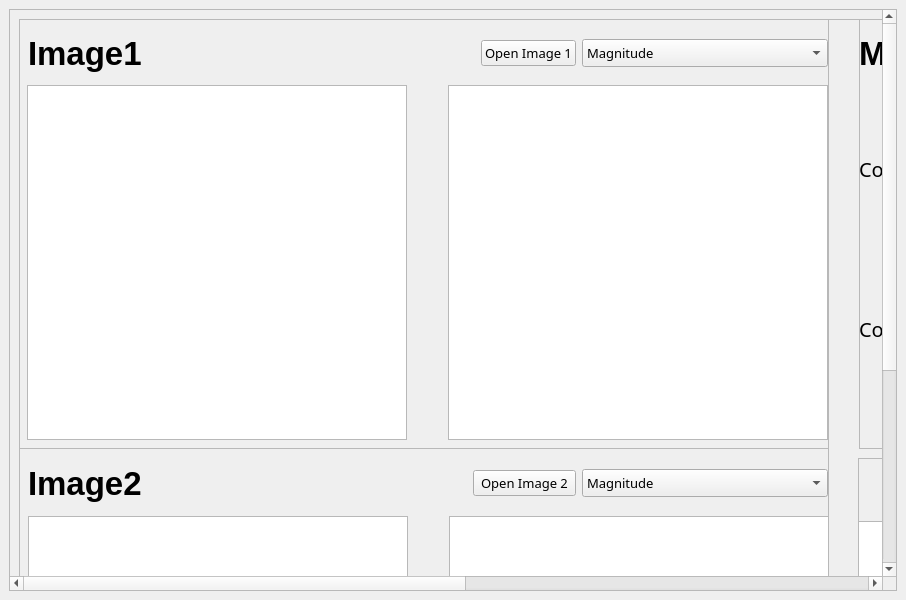
<?xml version="1.0" encoding="UTF-8"?>
<ui version="4.0">
 <class>MainWindow</class>
 <widget class="QMainWindow" name="MainWindow">
  <property name="geometry">
   <rect>
    <x>0</x>
    <y>0</y>
    <width>906</width>
    <height>600</height>
   </rect>
  </property>
  <property name="windowTitle">
   <string>MainWindow</string>
  </property>
  <widget class="QWidget" name="centralwidget">
   <layout class="QVBoxLayout" name="verticalLayout_8">
    <item>
     <widget class="QScrollArea" name="scrollArea">
      <property name="widgetResizable">
       <bool>true</bool>
      </property>
      <widget class="QWidget" name="scrollAreaWidgetContents_3">
       <property name="geometry">
        <rect>
         <x>0</x>
         <y>-315</y>
         <width>1668</width>
         <height>878</height>
        </rect>
       </property>
       <layout class="QVBoxLayout" name="verticalLayout_7">
        <item>
         <widget class="QFrame" name="frame">
          <property name="minimumSize">
           <size>
            <width>1650</width>
            <height>860</height>
           </size>
          </property>
          <property name="frameShape">
           <enum>QFrame::StyledPanel</enum>
          </property>
          <property name="frameShadow">
           <enum>QFrame::Raised</enum>
          </property>
          <widget class="QFrame" name="frame_15">
           <property name="geometry">
            <rect>
             <x>-1</x>
             <y>-1</y>
             <width>811</width>
             <height>431</height>
            </rect>
           </property>
           <property name="frameShape">
            <enum>QFrame::StyledPanel</enum>
           </property>
           <property name="frameShadow">
            <enum>QFrame::Raised</enum>
           </property>
           <widget class="QWidget" name="horizontalLayoutWidget_21">
            <property name="geometry">
             <rect>
              <x>9</x>
              <y>59</y>
              <width>801</width>
              <height>371</height>
             </rect>
            </property>
            <layout class="QHBoxLayout" name="horizontalLayout_21">
             <item>
              <widget class="PlotWidget" name="original_5">
               <property name="sizePolicy">
                <sizepolicy hsizetype="Fixed" vsizetype="Fixed">
                 <horstretch>0</horstretch>
                 <verstretch>0</verstretch>
                </sizepolicy>
               </property>
               <property name="minimumSize">
                <size>
                 <width>380</width>
                 <height>355</height>
                </size>
               </property>
              </widget>
             </item>
             <item>
              <spacer name="horizontalSpacer_31">
               <property name="orientation">
                <enum>Qt::Horizontal</enum>
               </property>
               <property name="sizeType">
                <enum>QSizePolicy::MinimumExpanding</enum>
               </property>
               <property name="sizeHint" stdset="0">
                <size>
                 <width>20</width>
                 <height>20</height>
                </size>
               </property>
              </spacer>
             </item>
             <item>
              <widget class="PlotWidget" name="components_p1_3">
               <property name="sizePolicy">
                <sizepolicy hsizetype="Fixed" vsizetype="Fixed">
                 <horstretch>0</horstretch>
                 <verstretch>0</verstretch>
                </sizepolicy>
               </property>
               <property name="minimumSize">
                <size>
                 <width>380</width>
                 <height>355</height>
                </size>
               </property>
              </widget>
             </item>
            </layout>
           </widget>
           <widget class="QWidget" name="horizontalLayoutWidget_22">
            <property name="geometry">
             <rect>
              <x>10</x>
              <y>10</y>
              <width>801</width>
              <height>51</height>
             </rect>
            </property>
            <layout class="QHBoxLayout" name="horizontalLayout_22">
             <item>
              <widget class="QLabel" name="label_Image2_5">
               <property name="font">
                <font>
                 <family>MS UI Gothic</family>
                 <pointsize>25</pointsize>
                 <weight>75</weight>
                 <italic>false</italic>
                 <bold>true</bold>
                 <strikeout>false</strikeout>
                 <kerning>true</kerning>
                </font>
               </property>
               <property name="text">
                <string>Image1</string>
               </property>
              </widget>
             </item>
             <item>
              <spacer name="horizontalSpacer_32">
               <property name="orientation">
                <enum>Qt::Horizontal</enum>
               </property>
               <property name="sizeType">
                <enum>QSizePolicy::MinimumExpanding</enum>
               </property>
               <property name="sizeHint" stdset="0">
                <size>
                 <width>40</width>
                 <height>20</height>
                </size>
               </property>
              </spacer>
             </item>
             <item>
              <widget class="QPushButton" name="btn_open1_3">
               <property name="sizePolicy">
                <sizepolicy hsizetype="Fixed" vsizetype="Fixed">
                 <horstretch>0</horstretch>
                 <verstretch>0</verstretch>
                </sizepolicy>
               </property>
               <property name="minimumSize">
                <size>
                 <width>80</width>
                 <height>0</height>
                </size>
               </property>
               <property name="font">
                <font>
                 <family>Rockwell</family>
                 <pointsize>10</pointsize>
                </font>
               </property>
               <property name="text">
                <string>Open Image 1</string>
               </property>
              </widget>
             </item>
             <item>
              <widget class="QComboBox" name="comboBox_components1_3">
               <property name="sizePolicy">
                <sizepolicy hsizetype="Fixed" vsizetype="Fixed">
                 <horstretch>0</horstretch>
                 <verstretch>0</verstretch>
                </sizepolicy>
               </property>
               <property name="minimumSize">
                <size>
                 <width>246</width>
                 <height>28</height>
                </size>
               </property>
               <property name="font">
                <font>
                 <family>Rockwell</family>
                 <pointsize>10</pointsize>
                </font>
               </property>
               <item>
                <property name="text">
                 <string>Magnitude</string>
                </property>
               </item>
               <item>
                <property name="text">
                 <string>Phase</string>
                </property>
               </item>
               <item>
                <property name="text">
                 <string>Real</string>
                </property>
               </item>
               <item>
                <property name="text">
                 <string>Imaginary</string>
                </property>
               </item>
              </widget>
             </item>
             <item>
              <spacer name="horizontalSpacer_33">
               <property name="orientation">
                <enum>Qt::Horizontal</enum>
               </property>
               <property name="sizeType">
                <enum>QSizePolicy::Fixed</enum>
               </property>
               <property name="sizeHint" stdset="0">
                <size>
                 <width>1</width>
                 <height>20</height>
                </size>
               </property>
              </spacer>
             </item>
            </layout>
           </widget>
          </widget>
          <widget class="QFrame" name="frame_25">
           <property name="geometry">
            <rect>
             <x>840</x>
             <y>-1</y>
             <width>801</width>
             <height>431</height>
            </rect>
           </property>
           <property name="frameShape">
            <enum>QFrame::StyledPanel</enum>
           </property>
           <property name="frameShadow">
            <enum>QFrame::Raised</enum>
           </property>
           <widget class="QWidget" name="horizontalLayoutWidget_23">
            <property name="geometry">
             <rect>
              <x>0</x>
              <y>10</y>
              <width>801</width>
              <height>51</height>
             </rect>
            </property>
            <layout class="QHBoxLayout" name="horizontalLayout_23">
             <item>
              <widget class="QLabel" name="label_Mixer_3">
               <property name="font">
                <font>
                 <family>MS UI Gothic</family>
                 <pointsize>25</pointsize>
                 <weight>75</weight>
                 <italic>false</italic>
                 <bold>true</bold>
                 <strikeout>false</strikeout>
                 <kerning>true</kerning>
                </font>
               </property>
               <property name="text">
                <string>Mixer Output to :</string>
               </property>
              </widget>
             </item>
             <item>
              <spacer name="horizontalSpacer_34">
               <property name="orientation">
                <enum>Qt::Horizontal</enum>
               </property>
               <property name="sizeType">
                <enum>QSizePolicy::MinimumExpanding</enum>
               </property>
               <property name="sizeHint" stdset="0">
                <size>
                 <width>40</width>
                 <height>20</height>
                </size>
               </property>
              </spacer>
             </item>
             <item>
              <widget class="QComboBox" name="comboBox_outputs_3">
               <property name="sizePolicy">
                <sizepolicy hsizetype="Fixed" vsizetype="Fixed">
                 <horstretch>0</horstretch>
                 <verstretch>0</verstretch>
                </sizepolicy>
               </property>
               <property name="minimumSize">
                <size>
                 <width>270</width>
                 <height>28</height>
                </size>
               </property>
               <property name="font">
                <font>
                 <family>Rockwell</family>
                 <pointsize>10</pointsize>
                </font>
               </property>
               <item>
                <property name="text">
                 <string>Output1</string>
                </property>
               </item>
               <item>
                <property name="text">
                 <string>Output2</string>
                </property>
               </item>
              </widget>
             </item>
             <item>
              <spacer name="horizontalSpacer_35">
               <property name="orientation">
                <enum>Qt::Horizontal</enum>
               </property>
               <property name="sizeType">
                <enum>QSizePolicy::Fixed</enum>
               </property>
               <property name="sizeHint" stdset="0">
                <size>
                 <width>1</width>
                 <height>20</height>
                </size>
               </property>
              </spacer>
             </item>
            </layout>
           </widget>
           <widget class="QWidget" name="horizontalLayoutWidget_24">
            <property name="geometry">
             <rect>
              <x>0</x>
              <y>130</y>
              <width>801</width>
              <height>41</height>
             </rect>
            </property>
            <layout class="QHBoxLayout" name="horizontalLayout_24">
             <item>
              <widget class="QLabel" name="label_5">
               <property name="font">
                <font>
                 <family>Rockwell</family>
                 <pointsize>15</pointsize>
                </font>
               </property>
               <property name="text">
                <string>Component 1:</string>
               </property>
              </widget>
             </item>
             <item>
              <spacer name="horizontalSpacer_36">
               <property name="orientation">
                <enum>Qt::Horizontal</enum>
               </property>
               <property name="sizeType">
                <enum>QSizePolicy::Fixed</enum>
               </property>
               <property name="sizeHint" stdset="0">
                <size>
                 <width>20</width>
                 <height>20</height>
                </size>
               </property>
              </spacer>
             </item>
             <item>
              <widget class="QComboBox" name="Img_compo1_3">
               <property name="sizePolicy">
                <sizepolicy hsizetype="Fixed" vsizetype="Fixed">
                 <horstretch>0</horstretch>
                 <verstretch>0</verstretch>
                </sizepolicy>
               </property>
               <property name="minimumSize">
                <size>
                 <width>125</width>
                 <height>0</height>
                </size>
               </property>
               <property name="font">
                <font>
                 <family>Rockwell</family>
                 <pointsize>10</pointsize>
                </font>
               </property>
               <item>
                <property name="text">
                 <string>Image1</string>
                </property>
               </item>
               <item>
                <property name="text">
                 <string>Image2</string>
                </property>
               </item>
              </widget>
             </item>
             <item>
              <spacer name="horizontalSpacer_37">
               <property name="orientation">
                <enum>Qt::Horizontal</enum>
               </property>
               <property name="sizeType">
                <enum>QSizePolicy::Fixed</enum>
               </property>
               <property name="sizeHint" stdset="0">
                <size>
                 <width>60</width>
                 <height>20</height>
                </size>
               </property>
              </spacer>
             </item>
             <item>
              <widget class="QSlider" name="slider1_3">
               <property name="orientation">
                <enum>Qt::Horizontal</enum>
               </property>
              </widget>
             </item>
             <item>
              <widget class="QLabel" name="slider1_text_3">
               <property name="text">
                <string>TextLabel</string>
               </property>
              </widget>
             </item>
            </layout>
           </widget>
           <widget class="QWidget" name="horizontalLayoutWidget_25">
            <property name="geometry">
             <rect>
              <x>0</x>
              <y>170</y>
              <width>801</width>
              <height>51</height>
             </rect>
            </property>
            <layout class="QHBoxLayout" name="horizontalLayout_25">
             <item>
              <spacer name="horizontalSpacer_38">
               <property name="orientation">
                <enum>Qt::Horizontal</enum>
               </property>
               <property name="sizeType">
                <enum>QSizePolicy::Fixed</enum>
               </property>
               <property name="sizeHint" stdset="0">
                <size>
                 <width>190</width>
                 <height>20</height>
                </size>
               </property>
              </spacer>
             </item>
             <item>
              <widget class="QComboBox" name="Mixer_components1_3">
               <property name="sizePolicy">
                <sizepolicy hsizetype="Preferred" vsizetype="Fixed">
                 <horstretch>0</horstretch>
                 <verstretch>0</verstretch>
                </sizepolicy>
               </property>
               <property name="minimumSize">
                <size>
                 <width>252</width>
                 <height>28</height>
                </size>
               </property>
               <property name="font">
                <font>
                 <family>Rockwell</family>
                 <pointsize>10</pointsize>
                </font>
               </property>
               <property name="layoutDirection">
                <enum>Qt::LeftToRight</enum>
               </property>
               <property name="autoFillBackground">
                <bool>false</bool>
               </property>
               <item>
                <property name="text">
                 <string>Magnitude</string>
                </property>
               </item>
               <item>
                <property name="text">
                 <string>Phase</string>
                </property>
               </item>
               <item>
                <property name="text">
                 <string>Real</string>
                </property>
               </item>
               <item>
                <property name="text">
                 <string>Imaginary</string>
                </property>
               </item>
               <item>
                <property name="text">
                 <string>Uni Mag</string>
                </property>
               </item>
               <item>
                <property name="text">
                 <string>Uni Phase</string>
                </property>
               </item>
              </widget>
             </item>
            </layout>
           </widget>
           <widget class="QWidget" name="horizontalLayoutWidget_26">
            <property name="geometry">
             <rect>
              <x>0</x>
              <y>290</y>
              <width>801</width>
              <height>41</height>
             </rect>
            </property>
            <layout class="QHBoxLayout" name="horizontalLayout_26">
             <item>
              <widget class="QLabel" name="label_6">
               <property name="font">
                <font>
                 <family>Rockwell</family>
                 <pointsize>15</pointsize>
                </font>
               </property>
               <property name="text">
                <string>Component 2:</string>
               </property>
              </widget>
             </item>
             <item>
              <spacer name="horizontalSpacer_39">
               <property name="orientation">
                <enum>Qt::Horizontal</enum>
               </property>
               <property name="sizeType">
                <enum>QSizePolicy::Fixed</enum>
               </property>
               <property name="sizeHint" stdset="0">
                <size>
                 <width>20</width>
                 <height>20</height>
                </size>
               </property>
              </spacer>
             </item>
             <item>
              <widget class="QComboBox" name="Img_compo2_3">
               <property name="sizePolicy">
                <sizepolicy hsizetype="Fixed" vsizetype="Fixed">
                 <horstretch>0</horstretch>
                 <verstretch>0</verstretch>
                </sizepolicy>
               </property>
               <property name="minimumSize">
                <size>
                 <width>125</width>
                 <height>0</height>
                </size>
               </property>
               <property name="font">
                <font>
                 <family>Rockwell</family>
                 <pointsize>10</pointsize>
                </font>
               </property>
               <item>
                <property name="text">
                 <string>Image1</string>
                </property>
               </item>
               <item>
                <property name="text">
                 <string>Image2</string>
                </property>
               </item>
              </widget>
             </item>
             <item>
              <spacer name="horizontalSpacer_40">
               <property name="orientation">
                <enum>Qt::Horizontal</enum>
               </property>
               <property name="sizeType">
                <enum>QSizePolicy::Fixed</enum>
               </property>
               <property name="sizeHint" stdset="0">
                <size>
                 <width>60</width>
                 <height>20</height>
                </size>
               </property>
              </spacer>
             </item>
             <item>
              <widget class="QSlider" name="slider2_3">
               <property name="orientation">
                <enum>Qt::Horizontal</enum>
               </property>
              </widget>
             </item>
             <item>
              <widget class="QLabel" name="slider2_text_3">
               <property name="text">
                <string>TextLabel</string>
               </property>
              </widget>
             </item>
            </layout>
           </widget>
           <widget class="QWidget" name="horizontalLayoutWidget_27">
            <property name="geometry">
             <rect>
              <x>0</x>
              <y>330</y>
              <width>801</width>
              <height>51</height>
             </rect>
            </property>
            <layout class="QHBoxLayout" name="horizontalLayout_27">
             <item>
              <spacer name="horizontalSpacer_41">
               <property name="orientation">
                <enum>Qt::Horizontal</enum>
               </property>
               <property name="sizeType">
                <enum>QSizePolicy::Fixed</enum>
               </property>
               <property name="sizeHint" stdset="0">
                <size>
                 <width>190</width>
                 <height>20</height>
                </size>
               </property>
              </spacer>
             </item>
             <item>
              <widget class="QComboBox" name="Mixer_components2_3">
               <property name="sizePolicy">
                <sizepolicy hsizetype="Preferred" vsizetype="Fixed">
                 <horstretch>0</horstretch>
                 <verstretch>0</verstretch>
                </sizepolicy>
               </property>
               <property name="minimumSize">
                <size>
                 <width>252</width>
                 <height>28</height>
                </size>
               </property>
               <property name="font">
                <font>
                 <family>Rockwell</family>
                 <pointsize>10</pointsize>
                </font>
               </property>
               <property name="layoutDirection">
                <enum>Qt::LeftToRight</enum>
               </property>
               <property name="autoFillBackground">
                <bool>false</bool>
               </property>
               <item>
                <property name="text">
                 <string>Magnitude</string>
                </property>
               </item>
               <item>
                <property name="text">
                 <string>Phase</string>
                </property>
               </item>
               <item>
                <property name="text">
                 <string>Real</string>
                </property>
               </item>
               <item>
                <property name="text">
                 <string>Imaginary</string>
                </property>
               </item>
               <item>
                <property name="text">
                 <string>Uni Mag</string>
                </property>
               </item>
               <item>
                <property name="text">
                 <string>Uni Phase</string>
                </property>
               </item>
              </widget>
             </item>
            </layout>
           </widget>
          </widget>
          <widget class="QFrame" name="frame_16">
           <property name="geometry">
            <rect>
             <x>-1</x>
             <y>429</y>
             <width>811</width>
             <height>441</height>
            </rect>
           </property>
           <property name="frameShape">
            <enum>QFrame::StyledPanel</enum>
           </property>
           <property name="frameShadow">
            <enum>QFrame::Raised</enum>
           </property>
           <widget class="QWidget" name="horizontalLayoutWidget_28">
            <property name="geometry">
             <rect>
              <x>10</x>
              <y>60</y>
              <width>801</width>
              <height>371</height>
             </rect>
            </property>
            <layout class="QHBoxLayout" name="horizontalLayout_28">
             <item>
              <widget class="PlotWidget" name="original_6">
               <property name="sizePolicy">
                <sizepolicy hsizetype="Fixed" vsizetype="Fixed">
                 <horstretch>0</horstretch>
                 <verstretch>0</verstretch>
                </sizepolicy>
               </property>
               <property name="minimumSize">
                <size>
                 <width>380</width>
                 <height>355</height>
                </size>
               </property>
              </widget>
             </item>
             <item>
              <spacer name="horizontalSpacer_42">
               <property name="orientation">
                <enum>Qt::Horizontal</enum>
               </property>
               <property name="sizeType">
                <enum>QSizePolicy::MinimumExpanding</enum>
               </property>
               <property name="sizeHint" stdset="0">
                <size>
                 <width>20</width>
                 <height>20</height>
                </size>
               </property>
              </spacer>
             </item>
             <item>
              <widget class="PlotWidget" name="components_p2_3">
               <property name="sizePolicy">
                <sizepolicy hsizetype="Fixed" vsizetype="Fixed">
                 <horstretch>0</horstretch>
                 <verstretch>0</verstretch>
                </sizepolicy>
               </property>
               <property name="minimumSize">
                <size>
                 <width>380</width>
                 <height>355</height>
                </size>
               </property>
              </widget>
             </item>
            </layout>
           </widget>
           <widget class="QWidget" name="horizontalLayoutWidget_29">
            <property name="geometry">
             <rect>
              <x>10</x>
              <y>10</y>
              <width>801</width>
              <height>51</height>
             </rect>
            </property>
            <layout class="QHBoxLayout" name="horizontalLayout_29">
             <item>
              <widget class="QLabel" name="label_Image2_6">
               <property name="font">
                <font>
                 <family>MS UI Gothic</family>
                 <pointsize>25</pointsize>
                 <weight>75</weight>
                 <italic>false</italic>
                 <bold>true</bold>
                 <strikeout>false</strikeout>
                 <kerning>true</kerning>
                </font>
               </property>
               <property name="text">
                <string>Image2</string>
               </property>
              </widget>
             </item>
             <item>
              <spacer name="horizontalSpacer_43">
               <property name="orientation">
                <enum>Qt::Horizontal</enum>
               </property>
               <property name="sizeType">
                <enum>QSizePolicy::MinimumExpanding</enum>
               </property>
               <property name="sizeHint" stdset="0">
                <size>
                 <width>40</width>
                 <height>20</height>
                </size>
               </property>
              </spacer>
             </item>
             <item>
              <widget class="QPushButton" name="btn_open2_3">
               <property name="minimumSize">
                <size>
                 <width>103</width>
                 <height>0</height>
                </size>
               </property>
               <property name="font">
                <font>
                 <family>Rockwell</family>
                 <pointsize>10</pointsize>
                 <weight>50</weight>
                 <bold>false</bold>
                </font>
               </property>
               <property name="text">
                <string>Open Image 2</string>
               </property>
              </widget>
             </item>
             <item>
              <widget class="QComboBox" name="comboBox_components2_3">
               <property name="sizePolicy">
                <sizepolicy hsizetype="Fixed" vsizetype="Fixed">
                 <horstretch>0</horstretch>
                 <verstretch>0</verstretch>
                </sizepolicy>
               </property>
               <property name="minimumSize">
                <size>
                 <width>246</width>
                 <height>28</height>
                </size>
               </property>
               <property name="font">
                <font>
                 <family>Rockwell</family>
                 <pointsize>10</pointsize>
                </font>
               </property>
               <item>
                <property name="text">
                 <string>Magnitude</string>
                </property>
               </item>
               <item>
                <property name="text">
                 <string>Phase</string>
                </property>
               </item>
               <item>
                <property name="text">
                 <string>Real</string>
                </property>
               </item>
               <item>
                <property name="text">
                 <string>Imaginary</string>
                </property>
               </item>
              </widget>
             </item>
             <item>
              <spacer name="horizontalSpacer_44">
               <property name="orientation">
                <enum>Qt::Horizontal</enum>
               </property>
               <property name="sizeType">
                <enum>QSizePolicy::Fixed</enum>
               </property>
               <property name="sizeHint" stdset="0">
                <size>
                 <width>1</width>
                 <height>20</height>
                </size>
               </property>
              </spacer>
             </item>
            </layout>
           </widget>
          </widget>
          <widget class="QFrame" name="frame_26">
           <property name="geometry">
            <rect>
             <x>839</x>
             <y>439</y>
             <width>811</width>
             <height>431</height>
            </rect>
           </property>
           <property name="frameShape">
            <enum>QFrame::StyledPanel</enum>
           </property>
           <property name="frameShadow">
            <enum>QFrame::Raised</enum>
           </property>
           <widget class="QWidget" name="verticalLayoutWidget_5">
            <property name="geometry">
             <rect>
              <x>0</x>
              <y>0</y>
              <width>391</width>
              <height>51</height>
             </rect>
            </property>
            <layout class="QVBoxLayout" name="verticalLayout_5">
             <item>
              <widget class="QLabel" name="label_out1_3">
               <property name="font">
                <font>
                 <family>MS UI Gothic</family>
                 <pointsize>25</pointsize>
                 <weight>75</weight>
                 <bold>true</bold>
                </font>
               </property>
               <property name="autoFillBackground">
                <bool>false</bool>
               </property>
               <property name="text">
                <string>Output 1</string>
               </property>
               <property name="alignment">
                <set>Qt::AlignCenter</set>
               </property>
              </widget>
             </item>
            </layout>
           </widget>
           <widget class="QWidget" name="horizontalLayoutWidget_30">
            <property name="geometry">
             <rect>
              <x>0</x>
              <y>60</y>
              <width>801</width>
              <height>361</height>
             </rect>
            </property>
            <layout class="QHBoxLayout" name="horizontalLayout_30">
             <item>
              <widget class="PlotWidget" name="output1_3">
               <property name="sizePolicy">
                <sizepolicy hsizetype="Fixed" vsizetype="Fixed">
                 <horstretch>0</horstretch>
                 <verstretch>0</verstretch>
                </sizepolicy>
               </property>
               <property name="minimumSize">
                <size>
                 <width>380</width>
                 <height>355</height>
                </size>
               </property>
              </widget>
             </item>
             <item>
              <spacer name="horizontalSpacer_45">
               <property name="orientation">
                <enum>Qt::Horizontal</enum>
               </property>
               <property name="sizeType">
                <enum>QSizePolicy::MinimumExpanding</enum>
               </property>
               <property name="sizeHint" stdset="0">
                <size>
                 <width>20</width>
                 <height>20</height>
                </size>
               </property>
              </spacer>
             </item>
             <item>
              <widget class="PlotWidget" name="output2_3">
               <property name="sizePolicy">
                <sizepolicy hsizetype="Fixed" vsizetype="Fixed">
                 <horstretch>0</horstretch>
                 <verstretch>0</verstretch>
                </sizepolicy>
               </property>
               <property name="minimumSize">
                <size>
                 <width>380</width>
                 <height>355</height>
                </size>
               </property>
              </widget>
             </item>
            </layout>
           </widget>
          </widget>
          <widget class="QWidget" name="verticalLayoutWidget_6">
           <property name="geometry">
            <rect>
             <x>1270</x>
             <y>440</y>
             <width>371</width>
             <height>51</height>
            </rect>
           </property>
           <layout class="QVBoxLayout" name="verticalLayout_6">
            <item>
             <widget class="QLabel" name="label_out2_3">
              <property name="font">
               <font>
                <family>MS UI Gothic</family>
                <pointsize>25</pointsize>
                <weight>75</weight>
                <bold>true</bold>
               </font>
              </property>
              <property name="autoFillBackground">
               <bool>false</bool>
              </property>
              <property name="text">
               <string>Output 1</string>
              </property>
              <property name="alignment">
               <set>Qt::AlignCenter</set>
              </property>
             </widget>
            </item>
           </layout>
          </widget>
         </widget>
        </item>
       </layout>
      </widget>
     </widget>
    </item>
   </layout>
  </widget>
 </widget>
 <customwidgets>
  <customwidget>
   <class>PlotWidget</class>
   <extends>QGraphicsView</extends>
   <header>pyqtgraph</header>
  </customwidget>
 </customwidgets>
 <resources/>
 <connections/>
</ui>
